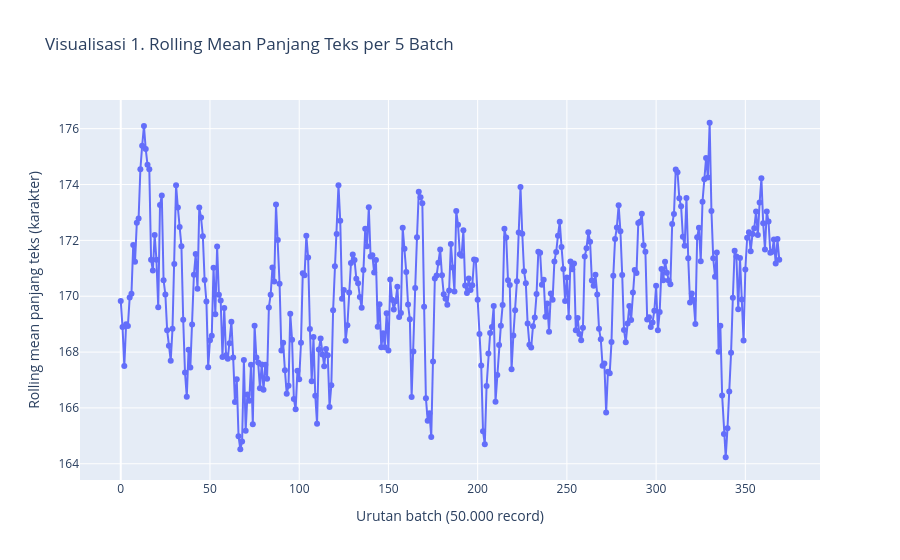

The notebook cell this image was saved under:
### Markdown cell above
## 7. Enam Visualisasi Interaktif

Semua grafik menggunakan Plotly dan disimpan sebagai file HTML interaktif pada folder `output/figures/`.

### Code cell
# Visualisasi 1 — Rolling mean panjang teks per urutan batch.
fig1 = px.line(
    batch_pd,
    x="batch_id",
    y="rolling_mean_5_batch",
    markers=True,
    title="Visualisasi 1. Rolling Mean Panjang Teks per 5 Batch",
    labels={
        "batch_id": "Urutan batch (50.000 record)",
        "rolling_mean_5_batch": "Rolling mean panjang teks (karakter)"
    },
    hover_data=["jumlah_dokumen", "rata_rata_karakter"]
)
fig1.update_layout(hovermode="x unified")
fig1.show()
fig1.write_html(OUT_FIGURES / "01_rolling_mean_batch.html")

### Figure 1 — Plotly figure (JSON) as saved in the notebook; plotly's stock layout.template omitted (floating-point values rounded to 4 significant figures; data arrays with more than 128 entries replaced by an {"elided": "..."} marker saying what was removed)
{"data": [{"customdata": {"elided": "370x2 float values"}, "hovertemplate": "Urutan batch (50.000 record)=%{x}<br>Rolling mean panjang teks (karakter)=%{y}<br>jumlah_dokumen=%{customdata[0]}<br>rata_rata_karakter=%{customdata[1]}<extra></extra>", "legendgroup": "", "line": {"color": "#636efa", "dash": "solid"}, "marker": {"symbol": "circle"}, "mode": "lines+markers", "name": "", "orientation": "v", "showlegend": false, "type": "scatter", "x": {"elided": "370 int values"}, "xaxis": "x", "y": {"elided": "370 float values"}, "yaxis": "y"}], "layout": {"hovermode": "x unified", "legend": {"tracegroupgap": 0}, "title": {"text": "Visualisasi 1. Rolling Mean Panjang Teks per 5 Batch"}, "xaxis": {"anchor": "y", "domain": [0, 1], "title": {"text": "Urutan batch (50.000 record)"}}, "yaxis": {"anchor": "x", "domain": [0, 1], "title": {"text": "Rolling mean panjang teks (karakter)"}}}}
